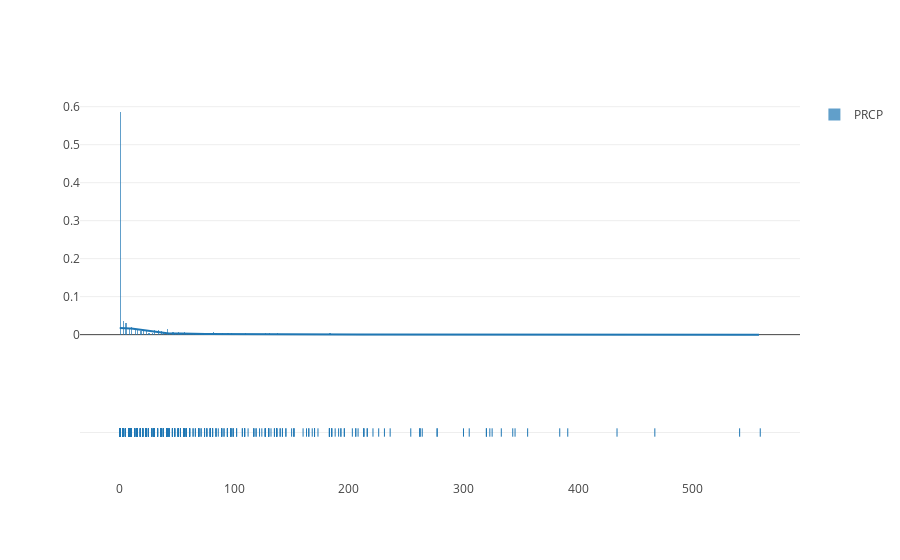

Notebook code cell kept with this figure:
### Code cell
import plotly.plotly as py
import plotly.graph_objs as go
import plotly.figure_factory as ff
from plotly.offline import download_plotlyjs, init_notebook_mode, plot, iplot

import numpy as np
init_notebook_mode(connected=True)

x = [automl.data[automl.numeric_columns[0]]]

fig = ff.create_distplot(x, [automl.numeric_columns[0]])
iplot(fig, filename='Basic Distplot')

### Figure 1 — Plotly figure (JSON) as saved in the notebook; plotly's stock layout.template omitted (floating-point values rounded to 4 significant figures; data arrays with more than 128 entries replaced by an {"elided": "..."} marker saying what was removed)
{"data": [{"autobinx": false, "histnorm": "probability density", "legendgroup": "PRCP", "marker": {"color": "rgb(31, 119, 180)"}, "name": "PRCP", "opacity": 0.7, "type": "histogram", "uid": "a6cf3ebc-524e-44ee-a0b6-e045638a31d6", "x": {"elided": "1064 int values"}, "xaxis": "x", "xbins": {"end": 559, "size": 1, "start": 0}, "yaxis": "y"}, {"legendgroup": "PRCP", "marker": {"color": "rgb(31, 119, 180)"}, "mode": "lines", "name": "PRCP", "showlegend": false, "type": "scatter", "uid": "bb423671-5c3a-4257-9688-0b40d2a66c8f", "x": {"elided": "500 float values"}, "xaxis": "x", "y": {"elided": "500 float values"}, "yaxis": "y"}, {"legendgroup": "PRCP", "marker": {"color": "rgb(31, 119, 180)", "symbol": "line-ns-open"}, "mode": "markers", "name": "PRCP", "showlegend": false, "type": "scatter", "uid": "dd4401a5-46fb-4d64-8704-f151a7b38561", "x": {"elided": "1064 int values"}, "xaxis": "x", "y": {"elided": "1064 str values"}, "yaxis": "y2"}], "layout": {"barmode": "overlay", "hovermode": "closest", "legend": {"traceorder": "reversed"}, "xaxis": {"anchor": "y2", "domain": [0, 1], "zeroline": false}, "yaxis": {"anchor": "free", "domain": [0.35, 1], "position": 0}, "yaxis2": {"anchor": "x", "domain": [0, 0.25], "dtick": 1, "showticklabels": false}}}
